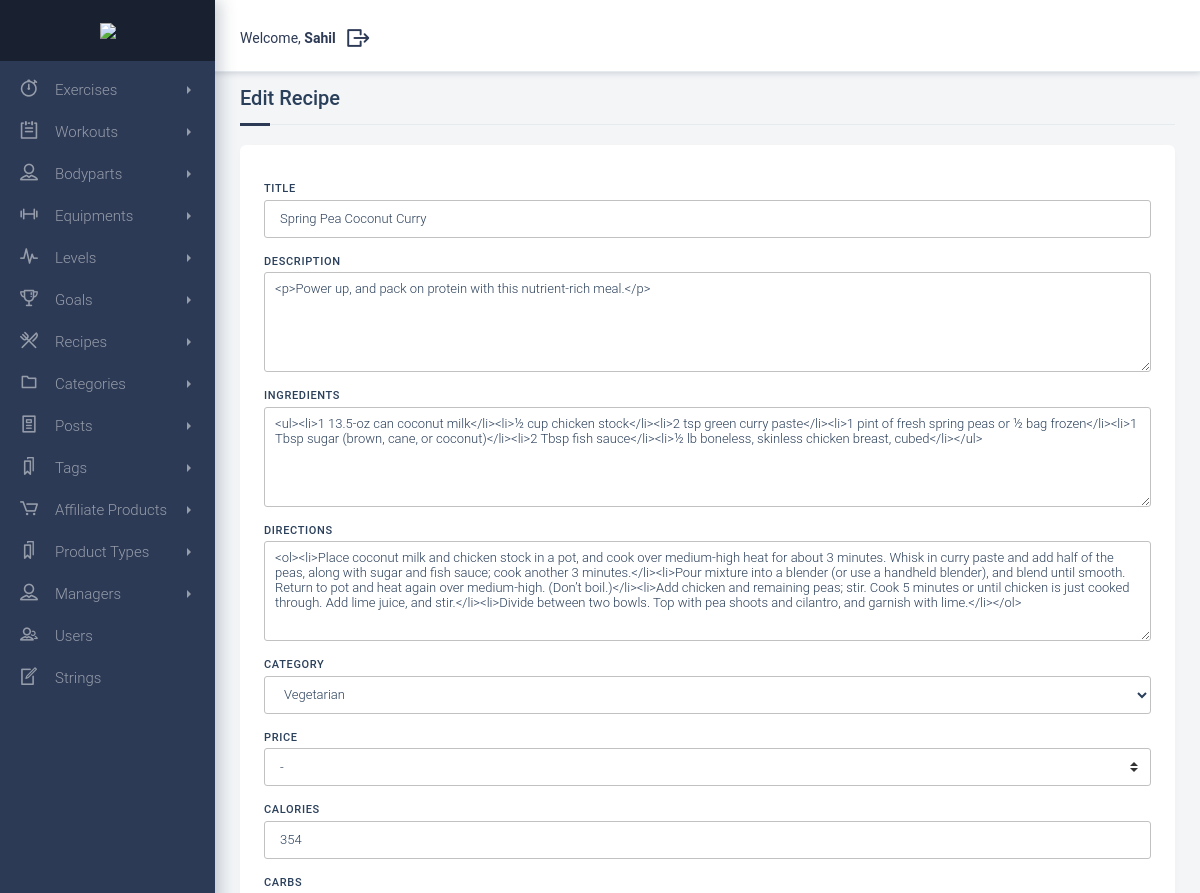
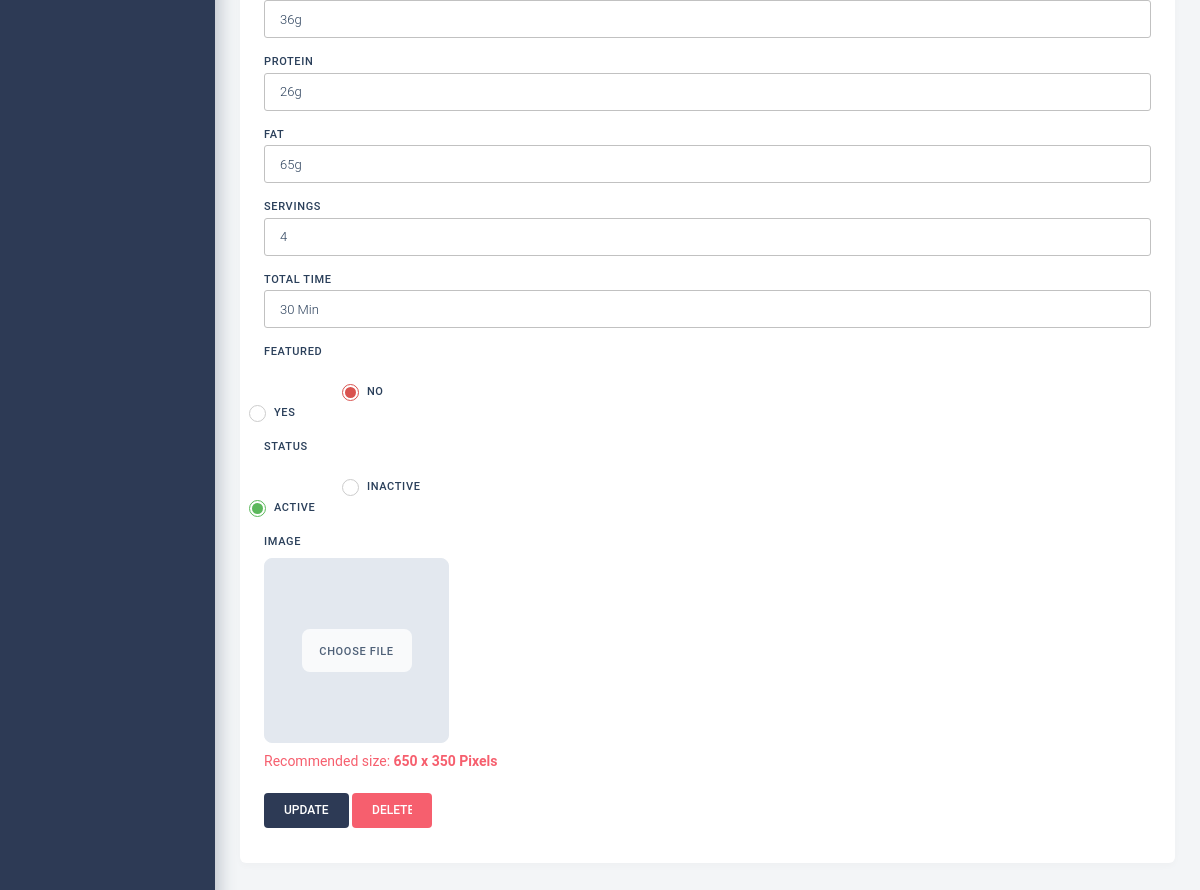
Page /backend/controller/edit_recipe.php?id=14 (signed in) on the committed database (2 pictures, top to bottom).
### tables this page shows
CREATE TABLE `managers` (
  `manager_id` int(11) NOT NULL,
  `manager_name` varchar(50) NOT NULL,
  `manager_email` varchar(150) NOT NULL,
  `manager_password` varchar(255) NOT NULL,
  `manager_description` varchar(255) DEFAULT NULL,
  `manager_avatar` varchar(255) DEFAULT 'avatar.png',
  `manager_status` tinyint(1) NOT NULL DEFAULT 1,
  `manager_verified` tinyint(1) NOT NULL DEFAULT 0,
  `manager_updated` datetime NOT NULL DEFAULT current_timestamp() ON UPDATE current_timestamp(),
  `manager_created` datetime NOT NULL DEFAULT current_timestamp()
);

CREATE TABLE `diets` (
  `diet_id` int(11) NOT NULL,
  `diet_title` varchar(150) NOT NULL,
  `diet_description` text NOT NULL,
  `diet_ingredients` text NOT NULL,
  `diet_category` int(11) NOT NULL,
  `diet_directions` text NOT NULL,
  `diet_calories` varchar(50) NOT NULL,
  `diet_carbs` varchar(50) NOT NULL,
  `diet_protein` varchar(50) NOT NULL,
  `diet_fat` varchar(50) NOT NULL,
  `diet_time` varchar(50) NOT NULL,
  `diet_servings` varchar(50) NOT NULL,
  `diet_featured` varchar(50) NOT NULL,
  `diet_status` varchar(50) NOT NULL,
  `diet_price` varchar(50) NOT NULL DEFAULT '-',
  `diet_image` varchar(50) NOT NULL
);

CREATE TABLE `categories` (
  `category_id` int(11) NOT NULL,
  `category_title` text NOT NULL,
  `category_image` varchar(150) NOT NULL
);

### backend/controller/sidebar.php (called while the page is built)
<?php
require_once '../admin/config.php';
require_once '../admin/functions.php';
$connect = connect($database);
$user = get_user_information($connect);
$user = $user['0'];
require '../views/sidebar.view.php';
?>

### backend/views/edit.recipe.view.php (the view, shortened to what this page needs)
<?php require'sidebar.php'; ?>
<section class="page-container">
    <div class="page-content-wrapper">
 <div class="content sm-gutter">
            <div class="container-fluid padding-25 sm-padding-10">
                <div class="row">
                    <div class="col-12">
                                        <div class="block-heading d-flex align-items-center title-pages">
                    <h5 class="text-truncate">Edit Recipe</h5>
                </div>
                    </div>
                    <div class="col-md-12">
                        <div class="form-block mb-4">
<form enctype="multipart/form-data" action="<?php echo htmlspecialchars($_SERVER['PHP_SELF']); ?>" method="post">
<div class="form-row">
  <div class="form-group col-md-12">
    <div class="block col-md-12" style="padding-bottom: 35px">
   <label class="control-label">Title</label>
   <input type="text" value="<?php echo $diet['diet_title']; ?>" placeholder="Title" name="diet_title" class="form-control" required="">
   <label class="control-label">Description</label>
   <textarea value="" name="diet_description" class="advancedtinymce form-control" id="description" required=""><?php echo $diet['diet_description']; ?></textarea>
   <label class="control-label">Ingredients</label>
   <textarea value="" name="diet_ingredients" class="advancedtinymce form-control" id="ingredients" required=""><?php echo $diet['diet_ingredients']; ?></textarea>
   <label class="control-label">Directions</label>
   <textarea value="" name="diet_directions" class="advancedtinymce form-control" id="directions" required=""><?php echo $diet['diet_directions']; ?></textarea>
   <label class="control-label">Category</label>
   <select class="form-control" name="diet_category" required>
   <option value="<?php echo $diet['diet_category']; ?>" selected><?php echo $diet['category_title']; ?></option>
   </select>
  <label class="control-label">Price</label>
  <select class="custom-select form-control" name="diet_price">
    <?php
    if($diet['diet_price'] == 'free')
    {
      echo '<option value="-">-</option>';
      echo '<option value="free" selected="selected">Free</option>';
      echo '<option value="premium">Premium</option>';
    }
    else if($diet['diet_price'] == 'premium') {
      echo '<option value="-">-</option>';
      echo '<option value="premium" selected="selected">Premium</option>';
      echo '<option value="free">Free</option>';
    }else{
      echo '<option value="-" selected="selected">-</option>';
    }
    ?>
  </select>
   <label class="control-label">Calories</label>
   <input type="text" value="<?php echo $diet['diet_calories']; ?>" placeholder="Calories" name="diet_calories" class="form-control" required="">
   <label class="control-label">Carbs</label>
   <input type="text" value="<?php echo $diet['diet_carbs']; ?>" placeholder="Carbs (Grams)" name="diet_carbs" class="form-control" required="">
   <label class="control-label">Protein</label>
   <input type="text" value="<?php echo $diet['diet_protein']; ?>" placeholder="Protein (Grams)" name="diet_protein" class="form-control" required="">
   <label class="control-label">Fat</label>
   <input type="text" value="<?php echo $diet['diet_fat']; ?>" placeholder="Fat (Grams)" name="diet_fat" class="form-control" required="">
      <label class="control-label">Servings</label>
   <input type="text" value="<?php echo $diet['diet_servings']; ?>" placeholder="Servings" name="diet_servings" class="form-control" required="">
      <label class="control-label">Total Time</label>
   <input type="text" value="<?php echo $diet['diet_time']; ?>" placeholder="Total Time (Minutes)" name="diet_time" class="form-control" required="">
<label class="control-label">Featured</label>
   <div class="row">
                        <div class="col-sm-1">
                        <?php
$in = '1';
if (strpos($in, $diet['diet_featured']) !== false) {
    echo '<div class="radio radio-success"> <input type="radio" name="diet_featured" id="radio3" value="'. $diet['diet_featured'] .'" checked=""> <label for="radio3"> Yes </label> </div>';
}else{
  echo '<div class="radio radio-success"> <input type="radio" name="diet_featured" id="radio3" value="' . $in .'"> <label for="radio3"> Yes </label> </div>';
}
                         ?>
                        </div>
                        <div class="col-sm-1">
                        <?php
$out = '0';
if (strpos($out, $diet['diet_featured']) !== false) {
    echo '<div class="radio radio-danger"> <input type="radio" name="diet_featured" id="radio4" value="0" checked=""> <label for="radio4"> No </label> </div>';
}else{
  echo '<div class="radio radio-danger"> <input type="radio" name="diet_featured" id="radio4" value="'. $out .'"> <label for="radio4"> No </label> </div>';
}
                         ?>
                        </div>
                    </div>
<label class="control-label">Status</label>
   <div class="row">
                        <div class="col-sm-1">
                        <?php
$in = '1';
if (strpos($in, $diet['diet_status']) !== false) {
    echo '<div class="radio radio-success"> <input type="radio" name="diet_status" id="radio5" value="'. $diet['diet_status'] .'" checked=""> <label for="radio5"> Active </label> </div>';
}else{
  echo '<div class="radio radio-success"> <input type="radio" name="diet_status" id="radio5" value="' . $in .'"> <label for="radio5"> Active </label> </div>';
}
                         ?>
                        </div>
                        <div class="col-sm-2">
                        <?php
$out = '0';
if (strpos($out, $diet['diet_status']) !== false) {
    echo '<div class="radio radio-danger"> <input type="radio" name="diet_status" id="radio6" value="0" checked=""> <label for="radio6"> Inactive </label> </div>';
}else{
  echo '<div class="radio radio-danger"> <input type="radio" name="diet_status" id="radio6" value="'. $out .'"> <label for="radio6"> Inactive </label> </div>';
}
                         ?>
                        </div>
                    </div>
        <label >Image</label>
<div class="new-image" id="image-preview" style="background: url(../images/<?php echo $diet['diet_image'] ?>);background-size: cover; background-position: center;">
  <label for="image-upload" id="image-label">Choose File</label>
</div>
   <span class="text-danger">Recommended size: <b>650 x 350 Pixels</b> </span>
<br>
<br>
   <div class="action-button">
   <input type="submit" name="update" value="Update" class="btn btn-embossed btn-primary">
   <a onclick="alertdelete();">
   <input name="trash" value="Delete" class="btn btn-embossed btn-danger" style="width: 80px;"></a>
   </div>
</div>
</div>
</div>
</form>
</div>
</div>
</div>
</div>
</div>
</div>
</section>

### backend/views/sidebar.view.php (shortened to what this page needs)
<nav id="navigation" class="navigation-sidebar bg-primary">
        <div class="navigation-header">
        <a href="<?php echo SITE_URL ?>"><img src="../assets/images/dashboard.png" style="max-width: 130px;"></a>
    </div>
    <div class="navigation-menu">
        <ul class="menu-items custom-scroll">
            <li>
                <a href="javascript:void(0);" class="have-submenu <?php showMenu('exercises.php');?>">
                    <span class="icon-thumbnail"><i class="dripicons-stopwatch"></i></span>
                    <span class="title">Exercises</span>
                </a>
            </li>
            <li>
                <a href="javascript:void(0);" class="have-submenu <?php showMenu('workouts.php');?>">
                    <span class="icon-thumbnail"><i class="dripicons-to-do"></i></span>
                    <span class="title">Workouts</span>
                </a>
            </li>
            <li>
                <a href="javascript:void(0);" class="have-submenu <?php showMenu('bodyparts.php');?>">
                    <span class="icon-thumbnail"><i class="dripicons-user"></i></span>
                    <span class="title">Bodyparts</span>
                </a>
            </li>
            <li>
                <a href="javascript:void(0);" class="have-submenu <?php showMenu('equipments.php');?>">
                    <span class="icon-thumbnail"><i class="dripicons-lifting"></i></span>
                    <span class="title">Equipments</span>
                </a>
            </li>
            <li>
                <a href="javascript:void(0);" class="have-submenu <?php showMenu('levels.php');?>">
                    <span class="icon-thumbnail"><i class="dripicons-pulse"></i></span>
                    <span class="title">Levels</span>
                </a>
            </li>
            <li>
                <a href="javascript:void(0);" class="have-submenu <?php showMenu('goals.php');?>">
                    <span class="icon-thumbnail"><i class="dripicons-trophy"></i></span>
                    <span class="title">Goals</span>
                </a>
            </li>
            <li>
                <a href="javascript:void(0);" class="have-submenu <?php showMenu('recipes.php');?>">
                    <span class="icon-thumbnail"><i class="dripicons-cutlery"></i></span>
                    <span class="title">Recipes</span>
                </a>
            </li>
            <li>
                <a href="javascript:void(0);" class="have-submenu <?php showMenu('categories.php');?>">
                    <span class="icon-thumbnail"><i class="dripicons-folder"></i></span>
                    <span class="title">Categories</span>
                </a>
            </li>
            <li>
                <a href="javascript:void(0);" class="have-submenu <?php showMenu('posts.php');?>">
                    <span class="icon-thumbnail"><i class="dripicons-article"></i></span>
                    <span class="title">Posts</span>
                </a>
            </li>
            <li>
                <a href="javascript:void(0);" class="have-submenu <?php showMenu('tags.php');?>">
                    <span class="icon-thumbnail"><i class="dripicons-bookmarks"></i></span>
                    <span class="title">Tags</span>
                </a>
            </li>
            <li>
                <a href="javascript:void(0);" class="have-submenu <?php showMenu('products.php');?>">
                    <span class="icon-thumbnail"><i class="dripicons-cart"></i></span>
                    <span class="title">Affiliate Products</span>
                </a>
            </li>
            <li>
                <a href="javascript:void(0);" class="have-submenu <?php showMenu('types.php');?>">
                    <span class="icon-thumbnail"><i class="dripicons-bookmarks"></i></span>
                    <span class="title">Product Types</span>
                </a>
            </li>
            <li>
                <a href="javascript:void(0);" class="have-submenu <?php showMenu('managers.php');?>">
                    <span class="icon-thumbnail"><i class="dripicons-user"></i></span>
                    <span class="title">Managers</span>
                </a>
            </li>
            <li>
                <a href="../controller/users.php">
                    <span class="icon-thumbnail"><i class="dripicons-user-group"></i></span>
                    <span class="title">Users</span>
                </a>
            </li>
            <li>
                <a href="../controller/strings.php">
                    <span class="icon-thumbnail"><i class="dripicons-document-edit"></i></span>
                    <span class="title">Strings</span>
                </a>
            </li>
        </div>
</nav>
<div class="header fixed-header">
            <div class="container-fluid side-padding">
                <div class="row">
                    <div class="col-lg-8 d-none d-lg-block">
                        <p class="sidebar-relative">Welcome, <b><?php echo $user['manager_name']; ?></b> <a href="../controller/logout.php" class="sidebar-logout"><i class="dripicons-exit"></i></a></p>
                    </div>
                </div>
            </div>
        </div>

### rows in the picture
managers: manager_name "Sahil"
diets: diet_title "Spring Pea Coconut Curry", diet_description "<p>Power up, and pack on protein with this nutrient-rich meal.</p>", diet_ingredients "<ul><li>1 13.5-oz can coconut milk</li><li>½ cup chicken stock</li><li>2 tsp green curry paste</li><li>1 pint of fresh spring peas or ½ bag frozen</li><li>1 Tbsp sugar (brown, cane, or coconut)</li><li>2 Tbsp fish sauce</li><li>½ lb boneless, skinless chicken breast, cubed</li></ul>", diet_directions "<ol><li>Place coconut milk and chicken stock in a pot, and cook over medium-high heat for about 3 minutes. Whisk in curry paste and add half of the peas, along with sugar and fish sauce; cook another 3 minutes.</li><li>Pour mixture into a blender (or use a handheld blender), and blend until smooth. Return to pot and heat again over medium-high. (Don’t boil.)</li><li>Add chicken and remaining peas; stir. Cook 5 minutes or until chicken is just cooked through. Add lime juice, and stir.</li><li>Divide between two bowls. Top with pea shoots and cilantro, and garnish with lime.</li></ol>", diet_category "Vegetarian", diet_price "-", diet_calories "354", diet_carbs "36g", diet_protein "26g", diet_fat "65g", diet_servings "4", diet_time "30 Min", diet_image (picture)
